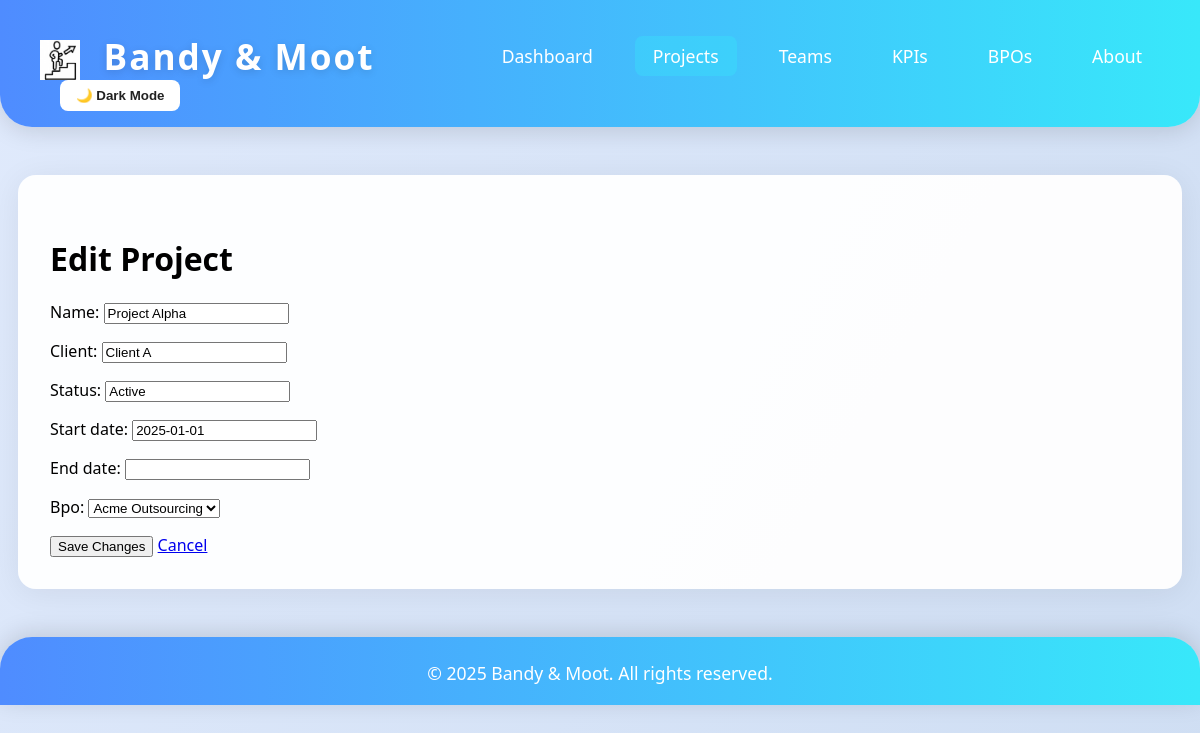
Page /projects/1/edit/ on the committed database.
### dashboard/models.py (models this page shows, shortened)
class Project(models.Model):
	name = models.CharField(max_length=100)
	client = models.CharField(max_length=100)
	status = models.CharField(max_length=50)
	start_date = models.DateField()
	end_date = models.DateField(null=True, blank=True)
	bpo = models.ForeignKey(BPO, on_delete=models.SET_NULL, null=True, blank=True)

class BPO(models.Model):
	name = models.CharField(max_length=100)
	description = models.TextField(blank=True)
	def __str__(self):
		return self.name

### dashboard/views.py (the view)
# urls.py: path('projects/<int:pk>/edit/', views.project_edit, name='project_edit'),
def project_edit(request, pk):
    project = get_object_or_404(Project, pk=pk)
    if request.method == 'POST':
        form = ProjectForm(request.POST, instance=project)
        if form.is_valid():
            form.save()
            messages.success(request, 'Project updated successfully!')
            return render(request, 'dashboard/project_detail.html', {'project': project})
    else:
        form = ProjectForm(instance=project)
    return render(request, 'dashboard/project_edit.html', {'form': form, 'project': project})

### dashboard/forms.py
class ProjectForm(forms.ModelForm):
    class Meta:
        model = Project
        fields = ['name', 'client', 'status', 'start_date', 'end_date', 'bpo']

### dashboard/templates/dashboard/project_edit.html (shortened to what this page needs)
{% extends 'dashboard/base.html' %}
{% block content %}
<h1>Edit Project</h1>
<form method="post">
    {{ form.as_p }}
    <button type="submit">Save Changes</button>
    <a href="/projects/">Cancel</a>
</form>
{% endblock %}

### dashboard/templates/dashboard/base.html (style rules this page uses)
body { font-family: 'Segoe UI', Arial, sans-serif; margin: 0; background: linear-gradient(120deg, #e0eafc 0%, #cfdef3 100%); min-height: 100vh; transition: background 0.3s, color 0.3s; }

### rows in the picture
Project: name "Project Alpha", client "Client A", status "Active", start_date "2025-01-01", bpo "Acme Outsourcing"
